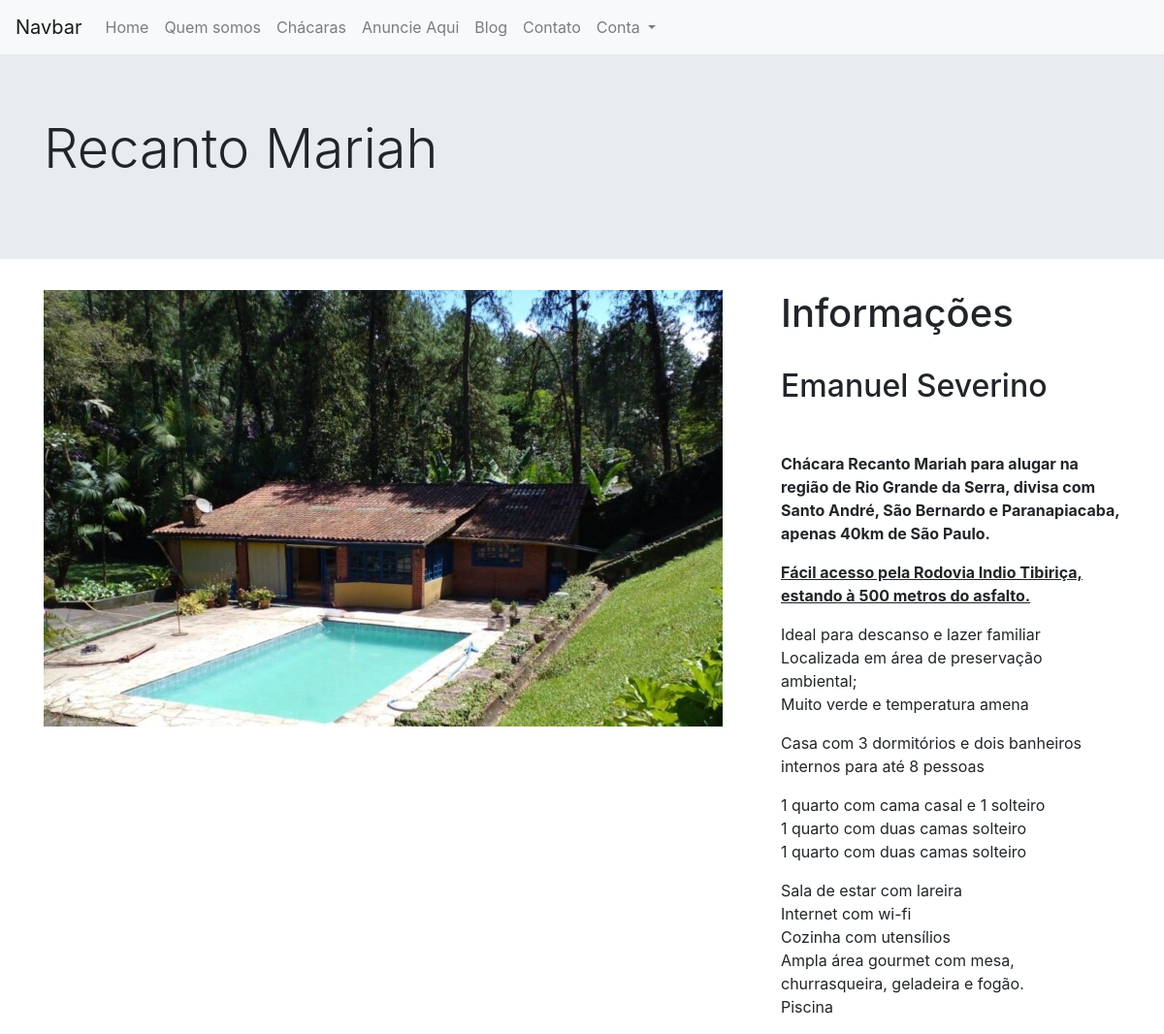
/chacara/5/, run on the app's committed database.
### chacara/models.py (models this page shows, shortened)
class Chacara(models.Model):
    estado_choice = (
        ('AC', 'Acre'),
        ('AL', 'Alagoas'),
        ('AP', 'Amapá'),
        ('AM', 'Amazonas'),
        ('BA', 'Bahia'),
        ('CE', 'Ceará'),
        ('DF', 'Distrito Federal'),
        ('ES', 'Espírito Santo'),
        ('GO', 'Goiás'),
        ('MA', 'Maranhão'),
        ('MT', 'Mato Grosso'),
        ('MS', 'Mato Grosso do Sul'),
        ('MG', 'Minas Gerais'),
        ('PA', 'Pará'),
        ('PB', 'Paraíba'),
        ('PR', 'Paraná'),
        ('PE', 'Pernambuco'),
        ('PI', 'Piauí'),
        ('RJ', 'Rio de Janeiro'),
        ('RN', 'Rio Grande do Norte'),
        ('RS', 'Rio Grande do Sul'),
        ('RO', 'Rondônia'),
        ('RR', 'Roraima'),
        ('SC', 'Santa Catarina'),
        ('SP', 'São Paulo'),
        ('SE', 'Sergipe'),
        ('TO', 'Tocantins')
    )
    recursos_choices = (
        ('Acesso para Cadeirantes', 'Acesso para Cadeirantes'),
        ('Aquecedor', 'Aquecedor'),
        ('Ar condicionado no Salão', 'Ar condicionado no Salão'),
        ('Area para Camping', 'Area para Camping'),
        ('Area verde', 'Area verde'),
        ('Banheiros Masculino e Feminino', 'Banheiros Masculino e Feminino'),
        ('Banheiro Unissex', 'Banheiro Unissex'),
        ('Cachoeira', 'Cachoeira'),
        ('Campo de Futebol', 'Campo de Futebol'),
        ('Cervejeira', 'Cervejeira'),
        ('Cozinha equipada', 'Cozinha equipada'),
        ('Churrasqueira', 'Churrasqueira'),
        ('Dormitórios', 'Dormitórios'),
        ('Dormitórios com Ar condicionado', 'Dormitórios com Ar condicionado'),
        ('Escorregador na piscina', 'Escorregador na piscina'),
        ('Estacionamento', 'Estacionamento'),
        ('Freezer', 'Freezer'),
        ('Frente para Rio/Lago', 'Frente para Rio/Lago'),
        ('Localizado em Condominio', 'Localizado em Condominio'),
        ('Playground', 'Playground'),
        ('Piscina', 'Piscina'),
        ('Piscina Aquecida', 'Piscina Aquecida'),
        ('Piscina Coberta', 'Piscina Coberta'),
        ('Piscina Infantil', 'Piscina Infantil'),
        ('Pista de dança', 'Pista de dança'),
        ('Proibido animais', 'Proibido animais'),
        ('Proibido som Automotivo', 'Proibido som Automotivo'),
        ('Quadra de Areia', 'Quadra de Areia'),
        ('Quadra de Bocha', 'Quadra de Bocha'),
        ('Quadra de Tenis', 'Quadra de Tenis'),
        ('Rede de Volley na piscina', 'Rede de Volley na piscina'),
        ('Segurança', 'Segurança'),
        ('Sofás', 'Sofás'),
        ('Trilha Ecológica', 'Trilha Ecológica'),
        ('Vestiário', 'Vestiário'),
        ('Ventiladores', 'Ventiladores'),
    )
    tipo_eventos_choices = (
        ('Aniversário', 'Aniversário'),
        ('Casamentos', 'Casamentos'),
        ('Confraternização', 'Confraternização'),
        ('Festa Infantil', 'Aniversário Infantil'),
        ('Formatura', 'Formatura'),
        ('Outros', 'Outros'),
    )
    referencias_choices = (
        ('Açougue', 'Açougue'),
        ('Bar / Lanchonete', 'Bar / Lanchonete'),
        ('Distribuidora de Bebidas', 'Distribuidora de Bebidas'),
        ('Mercearia', 'Mercearia'),
        ('Padaria', 'Padaria'),
        ('Ponto de Onibus', 'Ponto de Onibus'),
        ('Supermercado', 'Supermercado'),
    )
    capacidade_choices = (
        ('Até 25 pessoas', 'Até 25 pessoas'),
        ('Até 50 pessoas', 'Até 50 pessoas'),
        ('Até 100 pessoas', 'Até 100 pessoas'),
        ('Até 150 pessoas', 'Até 150 pessoas'),
        ('Até 200 ou mais pessoas', 'Até 200 ou mais pessoas'),
    )
    pagamentos_choices = (
        ('Dinheiro', 'Dinheiro'),
        ('Cartão', 'Cartão'),
        ('Cartão Parcelado', 'Cartão Parcelado'),
        ('PIX', 'PIX'),
    )
    proprietario = models.ForeignKey(User, on_delete=models.CASCADE)
    imagem = models.ImageField(upload_to='fotos/%Y/%m/%d/')
    imagem_1 = models.ImageField(upload_to='fotos/%Y/%m/%d/', blank=True)
    imagem_2 = models.ImageField(upload_to='fotos/%Y/%m/%d/', blank=True)
    imagem_3 = models.ImageField(upload_to='fotos/%Y/%m/%d/', blank=True)
    imagem_4 = models.ImageField(upload_to='fotos/%Y/%m/%d/', blank=True)
    imagem_5 = models.ImageField(upload_to='fotos/%Y/%m/%d/', blank=True)
    imagem_6 = models.ImageField(upload_to='fotos/%Y/%m/%d/', blank=True)
    imagem_7 = models.ImageField(upload_to='fotos/%Y/%m/%d/', blank=True)
    imagem_8 = models.ImageField(upload_to='fotos/%Y/%m/%d/', blank=True)
    nome = models.CharField(max_length=20)
    capacidade = models.CharField(choices = capacidade_choices, max_length=300, blank=True)
    espaco = models.IntegerField()                                          #em metros quadrados
    descricao = RichTextField()
    descricao_curta = tinymce_models.HTMLField(max_length=300)
    cep = models.CharField(max_length=20)
    endereco = models.CharField(max_length=100)
    numero = models.CharField(max_length=5)
    bairro = models.CharField(max_length=50)
    cidade = models.CharField(max_length=50)
    estado = models.CharField(choices = estado_choice, max_length=100)
    latitude = models.CharField(max_length=10)
    longitude = models.CharField(max_length=10)
    recursos = MultiSelectField(choices = recursos_choices, blank=True)
    outros_recursos = models.CharField(max_length=100, blank=True)
    is_featured = models.BooleanField(default=False)                           #é anuncio de destaque? (cliente paga mais)
    tipo_eventos = MultiSelectField(choices = tipo_eventos_choices, blank=True)
    pontos_referencia = MultiSelectField(choices = referencias_choices, blank=True)
    video_link = models.CharField(max_length=350)
    pagamentos = MultiSelectField(choices = pagamentos_choices, blank=True)
    telefone = models.IntegerField()
    whatsapp = models.IntegerField()
    instagram = models.CharField(max_length=300)
    facebook = models.CharField(max_length=300)
    data_add = models.DateTimeField(default=datetime.now, blank=True)

### chacara/views.py (the view)
# urls.py: path('<int:pk>/', ChacaraDetailView.as_view(), name='chacara-detail'),
class ChacaraDetailView(DetailView):
    model = Chacara

### chacara/templates/chacara/chacara_detail.html (shortened to what this page needs)
{% extends "base.html" %}
{% block content %}
<div class="jumbotron jumbotron-fluid">
    <div class="container">
        <h1 class="display-4">{{ object.nome }}</h1>
    </div>
</div>
<div class="container">
    <div class="row">
    <div class="col-lg-8">
        <img src="{{object.imagem.url}}" class="img-fluid" alt="...">
    </div>
    <div class="col-lg-4">
        <h1>Informações</h1></br>
        <h2>{{ object.proprietario.first_name }} {{ object.proprietario.last_name }}</h2></br>
        <p class="lead">{{ object.descricao|safe }}</p>
    </div>
</div>
</div>
{% endblock %}

### data on the page
Chacara: nome "Recanto Mariah", imagem (picture), proprietario.first_name "Emanuel", proprietario.last_name "Severino", descricao "Chácara Recanto Mariah para alugar na região de Rio Grande da Serra, divisa com Santo André, São Bernardo e Paranapiacaba, apenas 40km de São Paulo. Fácil acesso pela Rodovia Indio Tibiriça, estando à 500 metros do asfalto. Ideal para descanso e lazer familiar Localizada em área de preservação ambiental; Muito verde e temperatura amena Casa com 3 dormitórios e dois banheiros internos para até 8 pessoas 1 quarto com cama casal e 1 solteiro 1 quarto com duas camas solteiro 1 quarto com duas camas solteiro Sala de estar com lareira Internet com wi-fi Cozinha com utensílios Ampla área gourmet com mesa, churrasqueira, geladeira e fogão. Piscina"
